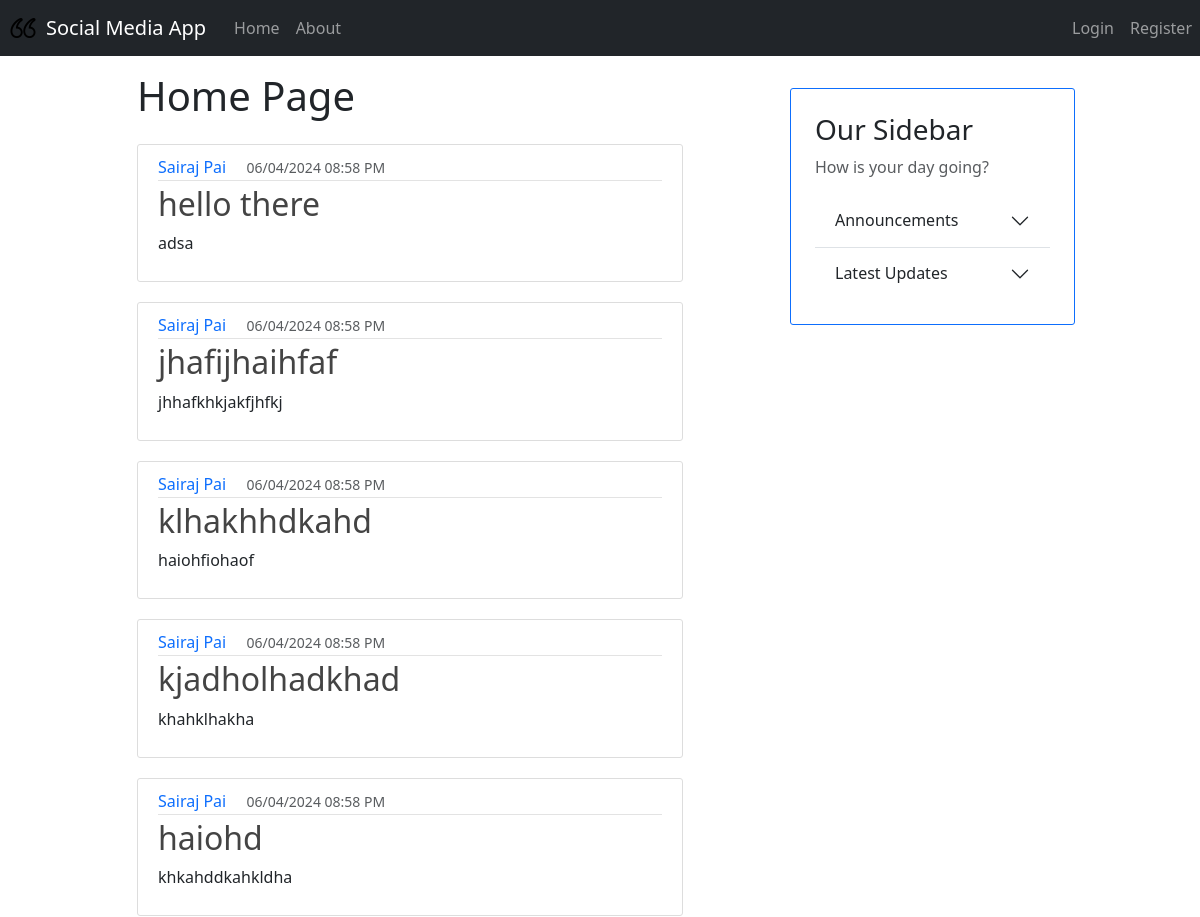
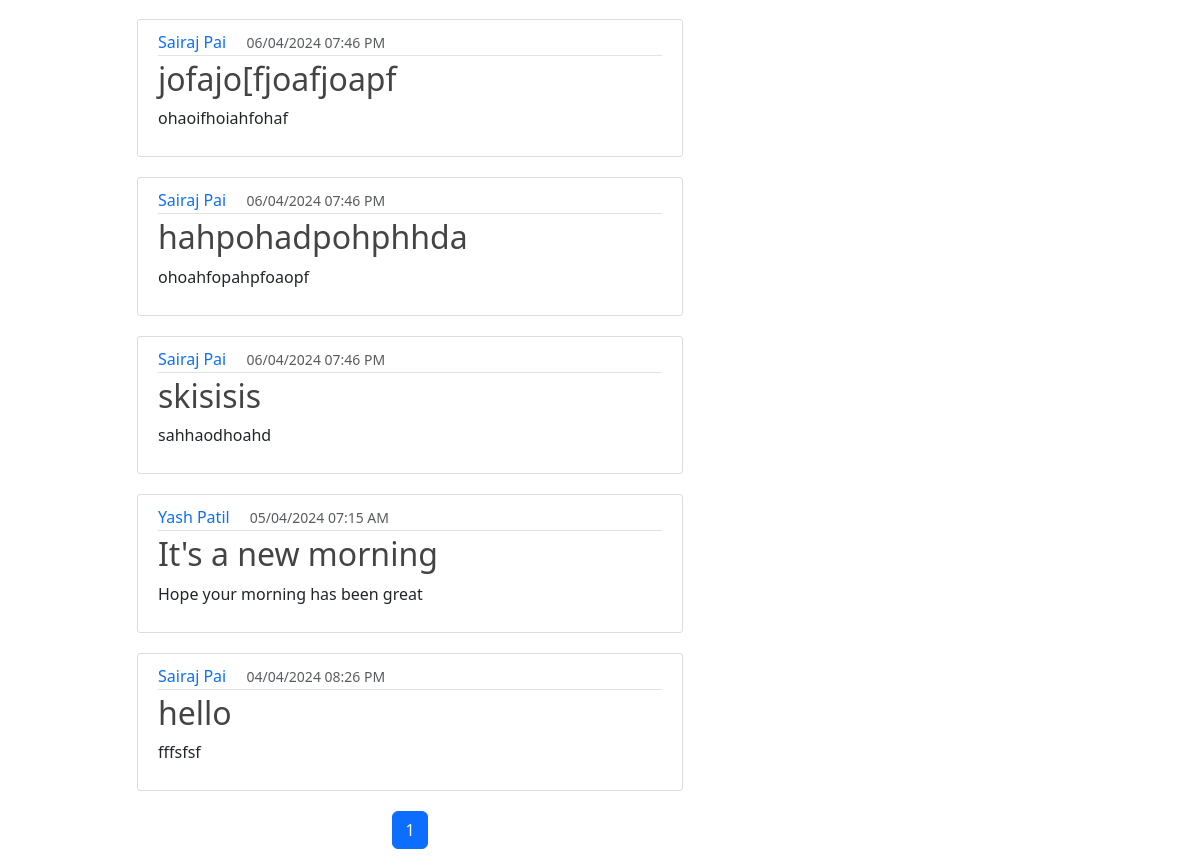
The page / on the database its author committed (2 pictures, top to bottom).
### models.py (models this page shows, shortened)
class Base(DeclarativeBase): # pylint: disable=too-few-public-methods
    pass

class Posts(Base): # pylint: disable=too-few-public-methods
    __tablename__ = "posts"
    id: Mapped[int] = mapped_column(primary_key=True)
    title: Mapped[str] = mapped_column(nullable=False)
    text: Mapped[str] = mapped_column(nullable=False)
    image: Mapped[Optional[str]] = mapped_column()
    likes: Mapped[List["Likes"]] = relationship(back_populates="post")
    timestamp: Mapped[int] = mapped_column(nullable=False)
    owner_id: Mapped[str] = mapped_column(ForeignKey("user_account.username"))
    owner: Mapped["User"] = relationship(back_populates="posts")
    comments: Mapped[List["Comments"]] = relationship(back_populates="post")
    no_of_likes = column_property(
        select(func.count(Likes.id))
        .where(Likes.liked_post_id == id)
        .scalar_subquery()
    )

class User(Base, UserMixin): # pylint: disable=too-few-public-methods
    __tablename__ = "user_account"
    username: Mapped[str] = mapped_column(primary_key=True)
    fullname: Mapped[str] = mapped_column(nullable=False)
    email: Mapped[str] = mapped_column(nullable=False, unique=True)
    password: Mapped[str] = mapped_column(nullable=False)
    profile_pic_url: Mapped[Optional[str]] = mapped_column(default="user.png")
    posts: Mapped[List["Posts"]] = relationship(back_populates="owner")

### app.py (the view)
@app.route("/")
def home():
    page = request.args.get('page', 1, type=int)
    query = db.select(Posts).order_by(Posts.timestamp.desc())
    posts = db.paginate(query, page = page, per_page=10)
    tz=timezone("Asia/Kolkata")
    return render_template('home.html', title='Home', page=page,
                           posts=posts,datetime=datetime,tz=tz)

### templates/home.html
{% extends "layout.html" %}
{% block content %}
    {% if current_user.is_authenticated %}
        <h1 class="mt-2 mb-4"> Welcome, {{ current_user.fullname }}! </h1>
    {% else %}
        <h1 class="mt-2 mb-4"> Home Page </h1>
    {% endif %}
    {% for post in posts %}
        <article class="media content-section">
          <div class="media-body">
            <div class="article-metadata">
              <a class="text-decoration-none me-3" href="#">{{ post.owner.fullname }}</a>
              <small class="text-muted">{{ datetime.fromtimestamp(post.timestamp, tz=tz).strftime('%d/%m/%Y %I:%M %p') }}</small>
            </div>
            <h2><a class="article-title text-decoration-none" href="{{ url_for('post',post_id=post.id) }}">{{ post.title }}</a></h2>
            <p class="article-content">{{ post.text }}</p>
          </div>
        </article>
    {% endfor %}
    <div class="container mt-6">
      <ul class="pagination justify-content-center">
        {% for page in posts.iter_pages(left_edge=1,right_edge=1, left_current=2, right_current=2) %}
          {% if page %}
            {% if posts.page == page %}
            <li class="page-item active"><a class="page-link" href="{{ url_for('home', page=page) }}">{{ page }}</a></li>
            {% else %}
            <li class="page-item"><a class="page-link" href="{{ url_for('home', page=page) }}">{{ page }}</a></li>
            {% endif %}
          {% else %}
          <li class="page-item disabled"><span class="page-link">...</span></li>
          {% endif %}
        {% endfor %}
      </ul>
    </div>
{% endblock %}

### static/main.css (style rules this page uses)
.content-section { background: #ffffff; padding: 10px 20px; border: 1px solid #dddddd; border-radius: 8px; margin-bottom: 20px; }
.content-section { background: #ffffff; padding: 10px 20px; border: 1px solid #dddddd; border-radius: 3px; margin-bottom: 20px; }
.article-title { color: #444444; }
.article-content { white-space: pre-line; }
.article-metadata { padding-bottom: 1px; margin-bottom: 4px; border-bottom: 1px solid #e3e3e3 }

### rows shown on the page
Posts: owner.fullname "Sairaj Pai", fromtimestamp "06/04/2024 08:58 PM", title "hello there", text "adsa"
Posts: owner.fullname "Sairaj Pai", fromtimestamp "06/04/2024 08:58 PM", title "jhafijhaihfaf", text "jhhafkhkjakfjhfkj"
Posts: owner.fullname "Sairaj Pai", fromtimestamp "06/04/2024 08:58 PM", title "klhakhhdkahd", text "haiohfiohaof"
Posts: owner.fullname "Sairaj Pai", fromtimestamp "06/04/2024 08:58 PM", title "kjadholhadkhad", text "khahklhakha"
Posts: owner.fullname "Sairaj Pai", fromtimestamp "06/04/2024 08:58 PM", title "haiohd", text "khkahddkahkldha"
Posts: owner.fullname "Sairaj Pai", fromtimestamp "06/04/2024 07:46 PM", title "jofajo[fjoafjoapf", text "ohaoifhoiahfohaf"
Posts: owner.fullname "Sairaj Pai", fromtimestamp "06/04/2024 07:46 PM", title "hahpohadpohphhda", text "ohoahfopahpfoaopf"
Posts: owner.fullname "Sairaj Pai", fromtimestamp "06/04/2024 07:46 PM", title "skisisis", text "sahhaodhoahd"
Posts: owner.fullname "Yash Patil", fromtimestamp "05/04/2024 07:15 AM", title "It's a new morning", text "Hope your morning has been great"
Posts: owner.fullname "Sairaj Pai", fromtimestamp "04/04/2024 08:26 PM", title "hello", text "fffsfsf"

### other values the page prints
{{ page }} "1"
